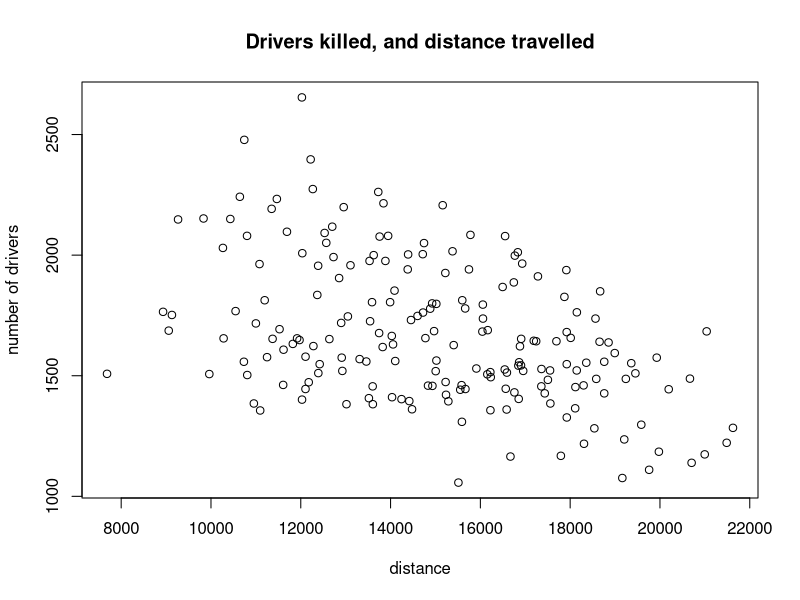
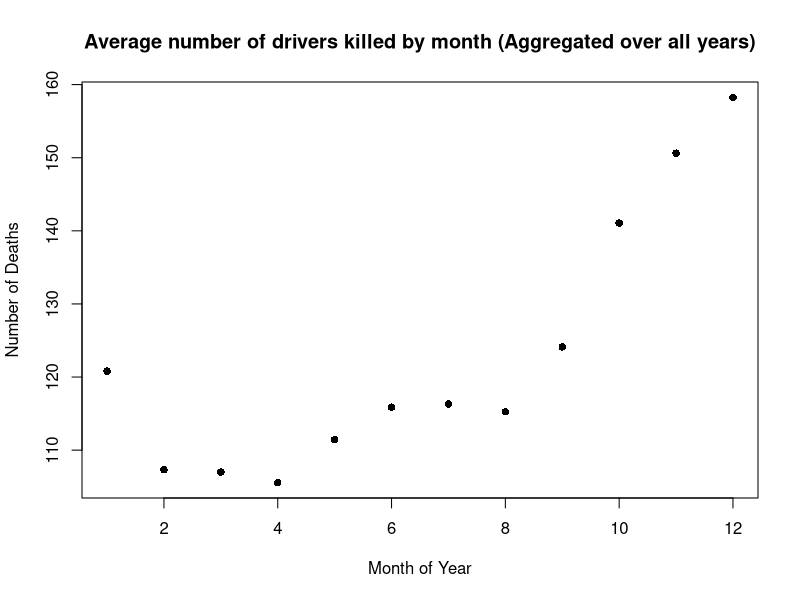
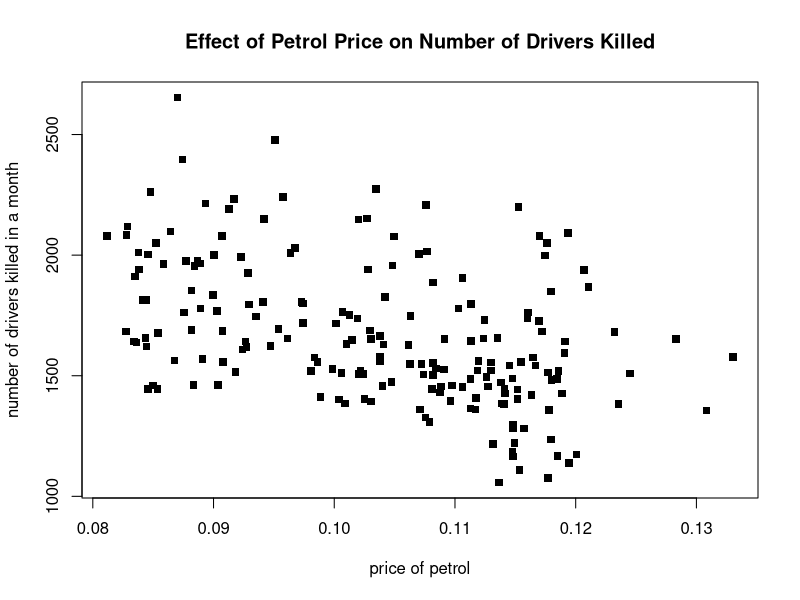
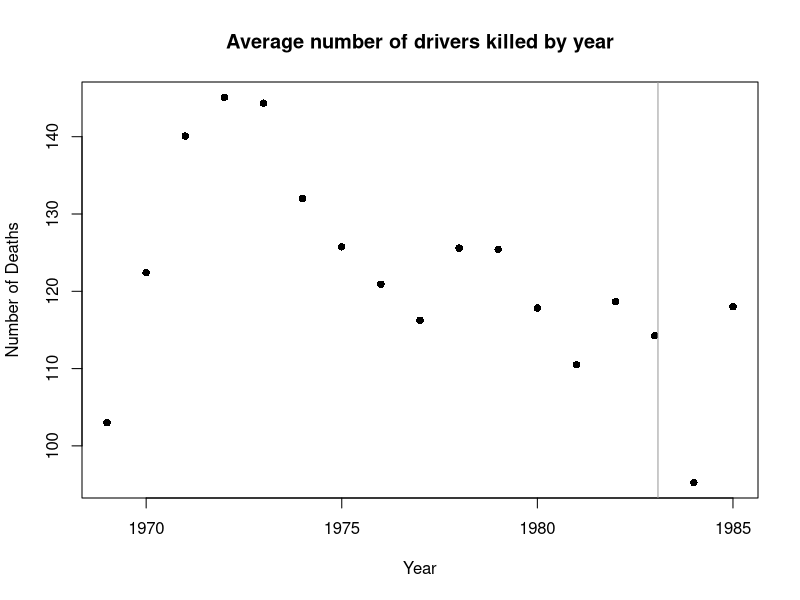
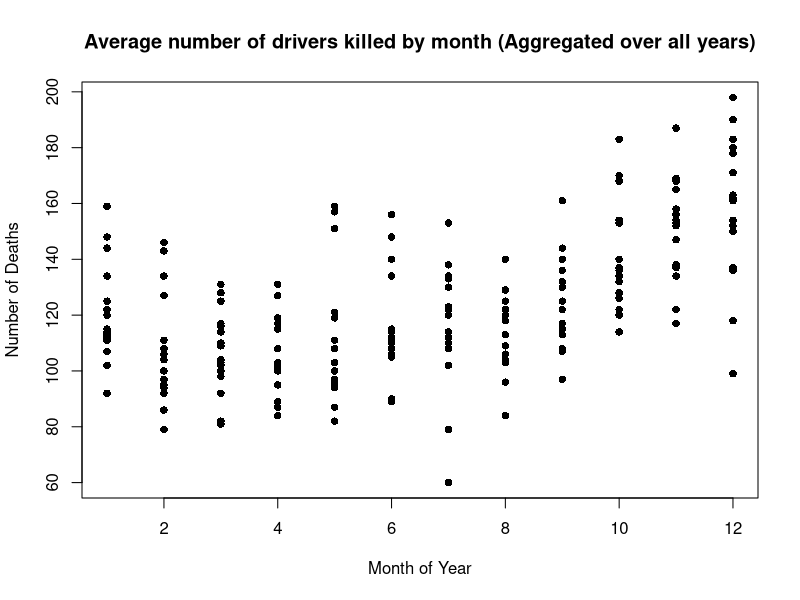

These figures' R source, in order:
## ---- chunk 1
knitr::opts_chunk$set(echo = TRUE)
## ---- chunk 2
seatbelts = read.csv("seatbelts.csv")

## ---- chunk 3
#Find class of seatbelts (dataframe)
class(seatbelts)

#Find the dimensions(rows , columns) of seatbelts
dim(seatbelts)
#Names of columns in dataframe
colnames(seatbelts)
#Summary data in dataframe
summary(seatbelts)
## ---- chunk 4
nrow(seatbelts)
## ---- chunk 5
unique(seatbelts[,'year.month'])
#Find unique distinct values of year in the data
unique(seatbelts[,'year'])

## ---- chunk 6
#Creating a month column
month=seatbelts[,"year.month"]- floor(seatbelts[,"year.month"])
seatbelts[,"month"]=round(month*12) +1
seatbelts[,"month"]

#Creating the Year Column
seatbelts[,"actualyear"]=floor(seatbelts[,"year.month"])
seatbelts[,"actualyear"]

#There are many issues in the data itself.Simply subtracting year.month and year gives negative values.
# This is because year.month has been rounded off, so there are records in the data with month as 1974 July, classified as year 1975
#And floor gives values that are fractionally off by 0.004 still, and ranging from 0 to 11, hence needs to be rounded & incremented for calculating month
## ---- chunk 7
#Average fatalaties in a year
mean(seatbelts[,"DriversKilled"])

# Fatalities in 1969 : depends on year.month (Due to year being inaccurate in representing actual year of accident)
mean(seatbelts[seatbelts[,"year.month"]>=1969 & seatbelts[,"year.month"]<1970,"DriversKilled"])

by(seatbelts[,"DriversKilled"], seatbelts[,"year"], mean)

## ---- chunk 8
#Number of Total Rear Fatalities
mean(seatbelts[,"rear"])

# What this does is to create a TRUE  FALSE vector as a result
seatbelts[,"year"]==1972

#Get ALL the rows which are rear seat fatalities in 1972
seatbelts[seatbelts[,"year"]==1972,]
## ---- chunk 9
# Monthly rear seat fatalities in 1972
seatbelts[seatbelts[,"year"]==1972,"rear"]

# Average number of fatalities in 1970
mean(seatbelts[seatbelts[,"year"]==1970,"DriversKilled"])

# Average number of fatalities in 1978
mean(seatbelts[seatbelts[,"year"]==1972,"DriversKilled"])

# Average number of rear seat fatalities in 1972
mean(seatbelts[seatbelts[,"year"]==1972,"rear"])

# Average number of  rear seat fatalities in 1980
mean(seatbelts[seatbelts[,"year"]==1978,"rear"])


## ---- chunk 10
#Plot the relationship between drivers killed or seriously injured and petrol price and kilometers traveled.
plot(seatbelts[,"kms"], seatbelts[,"drivers"], main="Drivers killed, and distance travelled", xlab="distance", ylab="number of drivers")


## ---- chunk 11
monthlydeaths = aggregate(seatbelts[,"DriversKilled"], by=list(Category=seatbelts[,"month"]), FUN=mean)

#What does this monthlydeaths data have?
head(monthlydeaths)

# Plot number of deaths with month
plot(monthlydeaths[,"Category"],monthlydeaths[,"x"], main="Average number of drivers killed by month (Aggregated over all years)", xlab="Month of Year", ylab="Number of Deaths", pch=16, lty=2)
## ---- chunk 12
plot(seatbelts[,"PetrolPrice"], seatbelts[,"drivers"], main="Effect of Petrol Price on Number of Drivers Killed", xlab="price of petrol", ylab="number of drivers killed in a month", pch=15, lty=2)
## ---- chunk 13

#Subset of data BEFORE Seatbelt Law
before= subset(seatbelts,seatbelts[,"law"]==0 )
nrow(before)

#Subset of data AFTER Seatbelt Law
after= subset(seatbelts,seatbelts[,"law"]==1 )
nrow(after)
## ---- chunk 14
#Let's create subsets of data
#Means of data BEFORE Seatbelt Law
beforeavgDK=mean(before[,"DriversKilled"])
beforeavgDri=mean(before[,"drivers"])
beforeavgVan=mean(before[,"VanKilled"])
beforeavgFront=mean(before[,"front"])
beforeavgRear=mean(before[,"rear"])


#Means of data AFTER Seatbelt Law
afteravgDK=mean(after[,"DriversKilled"])
afteravgDri=mean(after[,"drivers"])
afteravgVan=mean(after[,"VanKilled"])
afteravgFront=mean(after[,"front"])
afteravgRear=mean(after[,"rear"])


#Impact of Law on:

#Drivers killed per month=
beforeavgDK-afteravgDK

#Drivers killed or seriously injured per month=
beforeavgDri-afteravgDri

#Commercial Van Drivers killed per month=
beforeavgVan-afteravgVan

#Front seat passengers killed per month=
beforeavgFront-afteravgFront

#Rear seat passengers killed per month=
beforeavgRear-afteravgRear

## ---- chunk 15

yearlydeaths = aggregate(seatbelts[,"DriversKilled"], by=list(Category=seatbelts[,"year"]), FUN=mean)

#What does this yearlydeaths data have?
head(yearlydeaths)

# Plot number of deaths with month
plot(yearlydeaths[,"Category"],yearlydeaths[,"x"], main="Average number of drivers killed by year", xlab="Year", ylab="Number of Deaths", pch=16, lty=2)
abline(h=0, v=1983.083, col = "gray60")


## ---- chunk 16
yearmonthdeaths = aggregate(seatbelts[,"DriversKilled"], by=seatbelts[c("actualyear","month")], FUN=mean)
head(yearmonthdeaths)

plot(yearmonthdeaths[,"month"],yearmonthdeaths[,"x"], main="Average number of drivers killed by month (Aggregated over all years)", xlab="Month of Year", ylab="Number of Deaths", pch=16, lty=2)

#plot(seatbelts[,"year.month"], seatbelts[,"DriversKilled"], main="Average number of drivers killed by month - Time Series", xlab="Month of Year", ylab="Number of Deaths", pch=16, lty=2)
